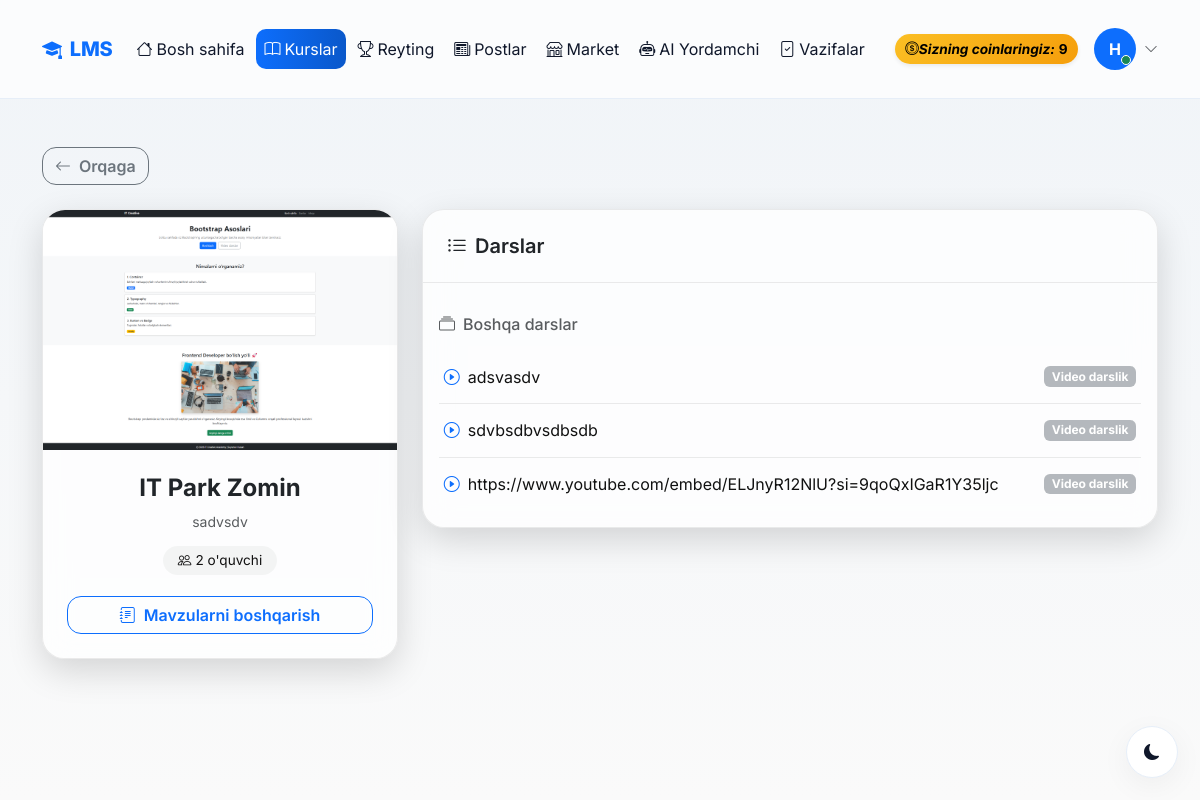
Page /professions/1/ (signed in) on the earlier database version.
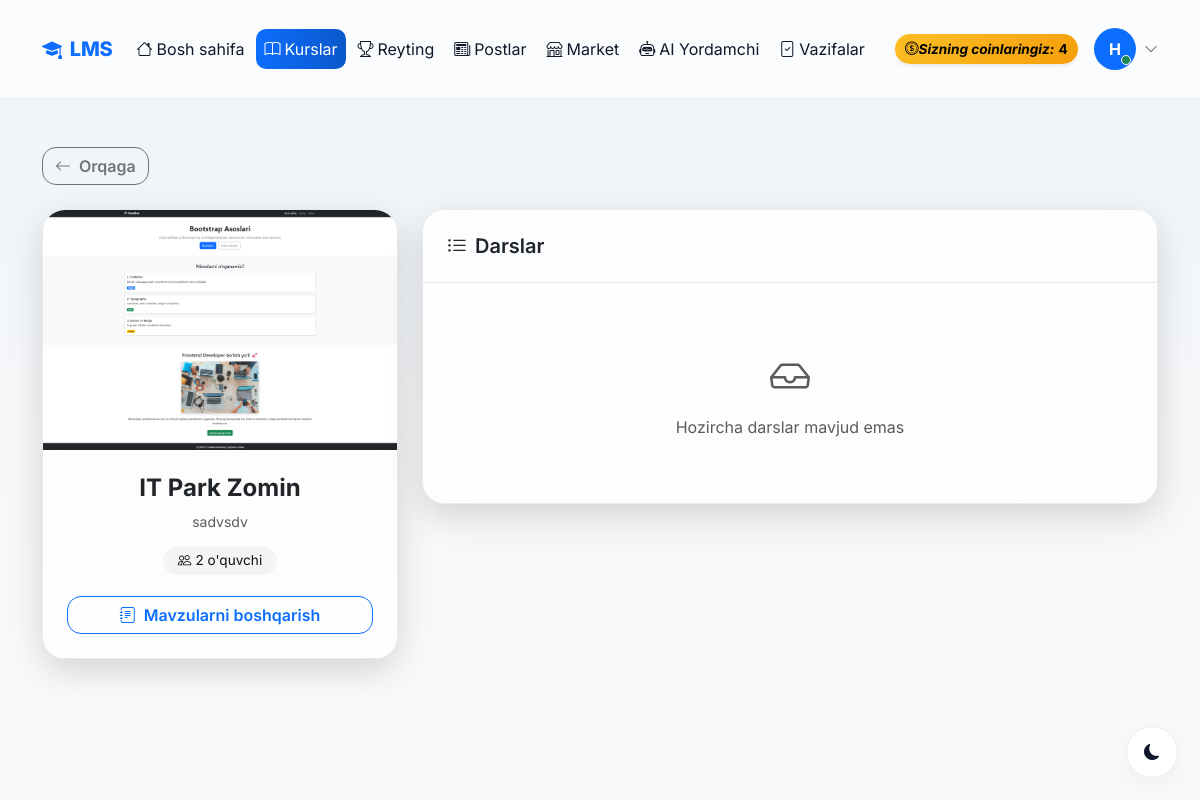
Same page on the later database version.
### accounts/models.py (models this page shows, shortened)
class CustomUser(AbstractUser):
    ROLE_CHOICES = (
        ('admin', 'Admin'),
        ('teacher', 'O\'qituvchi'),
        ('student', 'O\'quvchi'),
    )
    first_name = models.CharField(max_length=100, verbose_name="Ism")
    last_name = models.CharField(max_length=100, verbose_name="Familiya")
    phone = models.CharField(max_length=20, unique=True, verbose_name="Telefon raqam")
    role = models.CharField(max_length=20, choices=ROLE_CHOICES, default='student', verbose_name="Rol")
    photo = models.ImageField(upload_to='profiles/', blank=True, null=True, verbose_name="Profil rasmi")
    profession = models.ForeignKey(Profession, on_delete=models.SET_NULL, null=True, blank=True, related_name='students', verbose_name="Yo'nalish")
    is_blocked = models.BooleanField(default=False, verbose_name="Bloklangan")
    last_activity = models.DateTimeField(null=True, blank=True, verbose_name="Oxirgi faollik")
    bio = models.TextField(blank=True, null=True, verbose_name="O'zi haqida")
    coins = models.IntegerField(default=0, verbose_name="Coinlar")
    total_online_time = models.IntegerField(default=0, verbose_name="Jami online vaqt (daqiqa)")
    address = models.CharField(max_length=300, blank=True, null=True, verbose_name="Yashash manzili")
    birth_date = models.DateField(null=True, blank=True, verbose_name="Tug'ilgan kuni")
    id_card = models.FileField(upload_to='documents/id_cards/', blank=True, null=True, verbose_name="ID karta/Pasport")
    birth_certificate = models.FileField(upload_to='documents/birth_certificates/', blank=True, null=True, verbose_name="Tug'ilganlik haqida guvohnoma")
    @property
    def is_admin(self):
        return self.role == 'admin'
    @property
    def is_teacher(self):
        return self.role == 'teacher'
    @property
    def is_student(self):
        return self.role == 'student'
    class Meta:
        verbose_name = "Foydalanuvchi"
        verbose_name_plural = "Foydalanuvchilar"

class Lesson(models.Model):
    LESSON_TYPES = (
        ('video', 'Video darslik'),
        ('homework', 'Uyga vazifa'),
        ('test', 'Test'),
    )
    profession = models.ForeignKey(Profession, on_delete=models.CASCADE, related_name='lessons')
    section = models.ForeignKey(Section, on_delete=models.SET_NULL, null=True, blank=True, related_name='lessons', verbose_name="Bo'lim")
    title = models.CharField(max_length=300, verbose_name="Dars nomi")
    lesson_type = models.CharField(max_length=20, choices=LESSON_TYPES, verbose_name="Dars turi")
    order = models.IntegerField(default=0, verbose_name="Tartib")
    created_at = models.DateTimeField(auto_now_add=True)
    created_by = models.ForeignKey(CustomUser, on_delete=models.SET_NULL, null=True)
    class Meta:
        ordering = ['order', 'created_at']
        verbose_name = "Dars"
        verbose_name_plural = "Darslar"

### accounts/views.py (the view)
# urls.py: path('professions/<int:pk>/', views.profession_detail, name='profession_detail'),
@login_required
def profession_detail(request, pk):
    profession = get_object_or_404(Profession, pk=pk)
    is_enrolled = False
    if request.user.is_student:
        is_enrolled = CourseEnrollment.objects.filter(user=request.user, profession=profession).exists()
    sections = []
    lessons_without_section = []
    if is_enrolled or request.user.is_teacher or request.user.is_admin:
        sections = profession.sections.filter(is_active=True).prefetch_related('lessons')
        lessons_without_section = profession.lessons.filter(section__isnull=True)
    return render(request, 'accounts/profession_detail.html', {
        'profession': profession,
        'is_enrolled': is_enrolled,
        'sections': sections,
        'lessons_without_section': lessons_without_section,
    })

### accounts/management/commands/check_birthdays.py (called while the page is built, shortened)
    def handle(self, *args, **kwargs):
        today = timezone.now().date()
        users = CustomUser.objects.filter(birth_date__day=today.day, birth_date__month=today.month)
        if not users.exists():
            self.stdout.write(self.style.SUCCESS('No birthdays today.'))
            return

### accounts/models.py (called while the page is built)
    def student_count(self):
        return self.enrollments.filter(user__role='student').count()

### accounts/templates/accounts/profession_detail.html (shortened to what this page needs)
{% extends 'accounts/base.html' %}
{% block content %}
<div class="container my-4 my-md-5">
<a href="{% url 'professions' %}" class="btn btn-outline-secondary mb-4 ios-btn">
    <i class="bi bi-arrow-left me-2"></i>Orqaga
</a>
<div class="row g-4">
<div class="col-md-4">
<div class="ios-card h-100">
    <img src="{{ profession.photo.url }}" class="w-100 prof-img" alt="{{ profession.name }}">
    <div class="p-4 text-center">
        <h4 class="fw-bold mb-2">{{ profession.name }}</h4>
        <p class="text-muted small mb-3">{{ profession.description }}</p>
        <div class="mb-3">
            <span class="ios-badge">
                <i class="bi bi-people me-1"></i>{{ profession.student_count }} o'quvchi
            </span>
        </div>
        {% if user.is_admin or user.is_teacher %}
        <a href="{% url 'manage_lessons' profession.pk %}"
           class="btn btn-outline-primary w-100 mt-2 ios-btn">
            <i class="bi bi-journal-text me-2"></i>Mavzularni boshqarish
        </a>
        {% endif %}
    </div>
</div>
</div>
<div class="col-md-8">
{% if is_enrolled or user.is_admin or user.is_teacher %}
<div class="ios-card">
    <div class="p-4 border-bottom" style="border-color:var(--card-border)!important;">
        <h5 class="m-0 fw-semibold">
            <i class="bi bi-list-ul me-2"></i>Darslar
        </h5>
    </div>
    <div class="p-3">
        {% if sections or lessons_without_section %}
        {% if lessons_without_section %}
        <div class="mt-3">
            <h6 class="text-muted mb-3">
                <i class="bi bi-collection me-2"></i>Boshqa darslar
            </h6>
            <div class="list-group list-group-flush ios-list">
                {% for lesson in lessons_without_section %}
                <a href="{% url 'lesson_view' lesson.pk %}"
                   class="list-group-item list-group-item-action d-flex justify-content-between align-items-center">
                    <div class="d-flex align-items-center gap-2">
                        {% if lesson.lesson_type == 'video' %}
                            <i class="bi bi-play-circle text-primary"></i>
                        {% elif lesson.lesson_type == 'homework' %}
                            <i class="bi bi-file-earmark-text text-warning"></i>
                        {% else %}
                            <i class="bi bi-question-circle text-success"></i>
                        {% endif %}
                        <span>{{ lesson.title }}</span>
                    </div>
                    <span class="badge bg-secondary bg-opacity-50">
                        {{ lesson.get_lesson_type_display }}
                    </span>
                </a>
                {% endfor %}
            </div>
        </div>
        {% endif %}
        {% else %}
        <div class="text-center py-5 text-muted">
            <i class="bi bi-inbox fs-1"></i>
            <p class="mt-2 mb-0">Hozircha darslar mavjud emas</p>
        </div>
        {% endif %}
    </div>
</div>
{% endif %}
</div>
</div>
</div>
{% endblock %}

### accounts/templates/accounts/base.html (shortened to what the changed rows need)
<!DOCTYPE html>
<html lang="uz" data-bs-theme="light">
<head>
    {% load static %}
    <link rel="stylesheet" href="{% static 'effects/weather_effect.css' %}">
    <link rel="stylesheet" href="{% static 'css/base.css' %}">
    <link href="https://cdn.jsdelivr.net/npm/bootstrap@5.3.2/dist/css/bootstrap.min.css" rel="stylesheet">
    <link href="https://cdn.jsdelivr.net/npm/bootstrap-icons@1.11.1/font/bootstrap-icons.css" rel="stylesheet">
</head>
<body>
    {% if user.is_authenticated %}
    <nav class="navbar navbar-expand-lg sticky-top">
        <div class="container main-container">
            <a class="navbar-brand d-flex align-items-center gap-2" href="{% url 'home' %}">
                <i class="bi bi-mortarboard-fill"></i>
                <span>LMS</span>
            </a>
            <div class="collapse navbar-collapse" id="navbarNav">
                <ul class="navbar-nav me-auto mb-2 mb-lg-0 align-items-lg-center gap-lg-1">
                    <li class="nav-item">
                        <a class="nav-link {% if request.resolver_match.url_name == 'home' %}active{% endif %}"
                            href="{% url 'home' %}">
                            <i class="bi bi-house me-1"></i>Bosh sahifa
                        </a>
                    </li>
                    <li class="nav-item">
                        <a class="nav-link {% if request.resolver_match.url_name and 'profession' in request.resolver_match.url_name %}active{% endif %}"
                            href="{% url 'professions' %}">
                            <i class="bi bi-book me-1"></i>Kurslar
                        </a>
                    </li>
                    <li class="nav-item">
                        <a class="nav-link {% if request.resolver_match.url_name == 'leaderboard' %}active{% endif %}"
                            href="{% url 'leaderboard' %}">
                            <i class="bi bi-trophy me-1"></i>Reyting
                        </a>
                    </li>
                    <li class="nav-item">
                        <a class="nav-link {% if request.resolver_match.app_names and 'blog' in request.resolver_match.app_names %}active{% endif %}"
                            href="{% url 'blog:post_list' %}">
                            <i class="bi bi-newspaper me-1"></i>Postlar
                        </a>
                    </li>
                    <li class="nav-item">
                        <a class="nav-link {% if 'market' in request.resolver_match.url_name %}active{% endif %}"
                            href="{% url 'coin:market_list' %}">
                            <i class="bi bi-shop me-1"></i>Market
                        </a>
                    </li>
                    <li class="nav-item">
                        <a class="nav-link {% if 'ai_yordamchi' in request.resolver_match.app_names %}active{% endif %}"
                            href="{% url 'ai_yordamchi:chat_home' %}">
                            <i class="bi bi-robot me-1"></i>AI Yordamchi
                        </a>
                    </li>
                    {% if user.is_teacher or user.is_admin %}
                    <li class="nav-item">
                        <a class="nav-link {% if request.resolver_match.url_name == 'homework_submissions' %}active{% endif %}"
                            href="{% url 'homework_submissions' %}">
                            <i class="bi bi-file-check me-1"></i>Vazifalar
                        </a>
                    </li>
                    {% endif %}
                </ul>
                <div class="d-flex align-items-center gap-3">
                    <div class="coin-badge d-flex align-items-center gap-1 shadow-sm" title="Sizning coinlaringiz">
                        <i class="bi bi-coin">Sizning coinlaringiz: </i>
                        {{ user.coins|default:0 }}
                    </div>
                    <div class="dropdown">
                        <a class="d-flex align-items-center gap-2 text-decoration-none" data-bs-toggle="dropdown"
                            aria-expanded="false" role="button">
                            <div class="position-relative">
                                {% if user.profile.image and user.profile.image.url %}
                                <img src="{{ user.profile.image.url }}" class="rounded-circle shadow-sm"
                                    style="width:42px;height:42px;object-fit:cover"
                                    alt="{{ user.get_full_name|default:user.username }}">
                                {% elif user.avatar_url %}
                                <img src="{{ user.avatar_url }}" class="rounded-circle shadow-sm"
                                    style="width:42px;height:42px;object-fit:cover"
                                    alt="{{ user.get_full_name|default:user.username }}">
                                {% else %}
                                <div class="rounded-circle bg-primary text-white d-flex align-items-center justify-content-center fw-bold"
                                    style="width:42px;height:42px;">
                                    {{ user.get_full_name|default:user.username|slice:":1"|upper }}
                                </div>
                                {% endif %}
                                <span
                                    class="position-absolute bottom-0 end-0 translate-middle p-1 bg-success border border-white rounded-circle"></span>
                            </div>
                            <i class="bi bi-chevron-down small text-muted"></i>
                        </a>
                    </div>
                </div>
            </div>
        </div>
    </nav>
    {% endif %}
    <main class="main-container">
        {% block content %}{% endblock %}
    </main>
</body>
</html>

Differences in the rows shown:
removed Lesson: title "adsvasdv", lesson_type "Video darslik"
removed Lesson: title "sdvbsdbvsdbsdb", lesson_type "Video darslik"
removed Lesson: title "https://www.youtube.com/embed/ELJnyR12NlU?si=9qoQxIGaR1Y35ljc", lesson_type "Video darslik"
changed CustomUser: coins "9" → "4"
Other differences:
text no longer shown: "Boshqa darslar"
text now shown: "Hozircha darslar mavjud emas"
